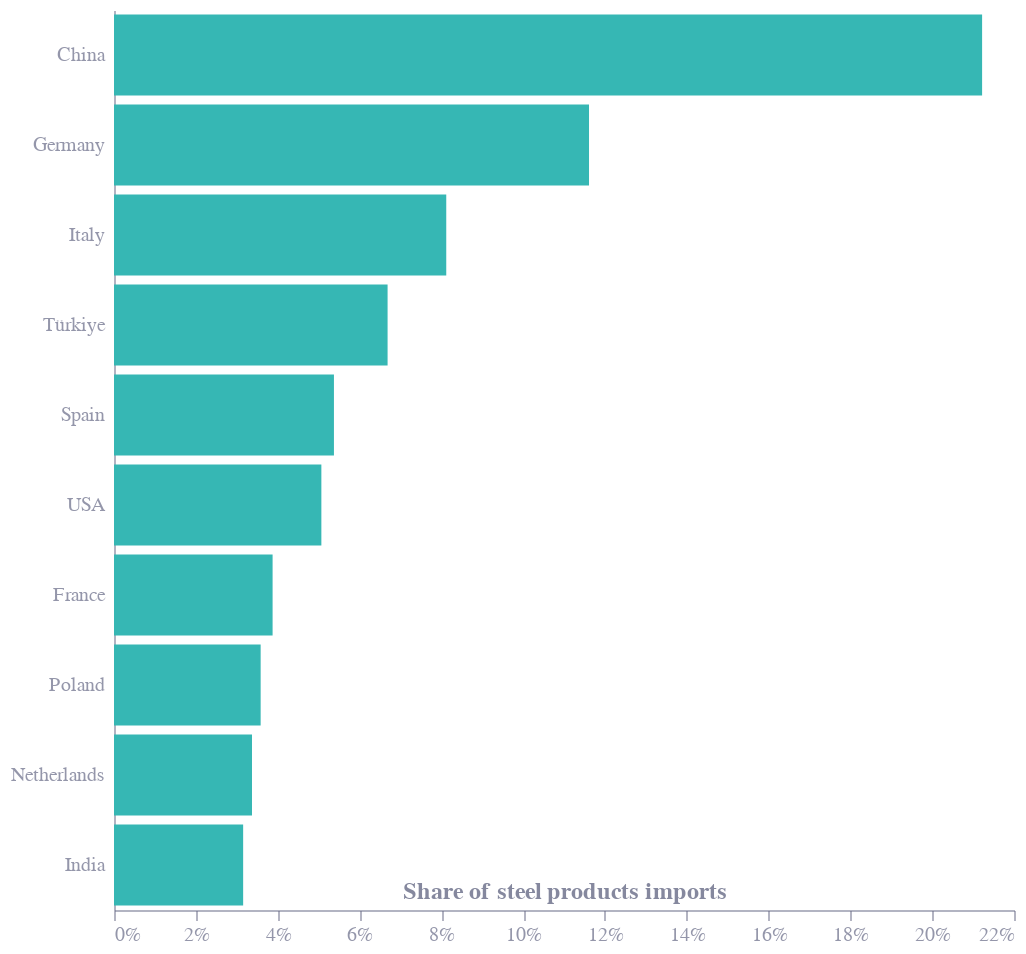

Here is the notebook cell this chart was saved with:
### Code cell
df = pd.read_csv("import_share.csv")
df

chart = alt.Chart(df).mark_bar(color="#36B7B4").encode(
    x=alt.X('Share:Q', axis=alt.Axis(format='%'), title='Share of steel products imports'),
    y=alt.Y('Country:N', title='', sort='-x', axis=alt.Axis(labelLimit=100000000000)),
    tooltip=[
        {'title': 'Country', 'field': 'Country'},
        {'title': 'Share', 'field': 'Share', 'format': '.2%'}
    ]
).properties(
    width=450,
    height=450
)

chart.save("import_share.png", scale_factor=2.0)
chart.save("import_share.json")

chart

### Figure 1 — Vega-Lite specification as saved in the notebook (floating-point values rounded to 4 significant figures)
{"config": {"font": "Circular Std", "mark": {"line": {"interpolate": "monotone"}}, "view": {"stroke": "transparent", "width": 400, "height": 300}, "range": {"category": ["#36B7B4", "#E6224B", "#F4C245", "#0063AF", "#00A767", "#179FDB", "#EB5C2E"], "diverging": ["#E6224B", "#E54753", "#C9C9C9", "#179FDB", "#122B39"], "heatmap": ["#C9C9C9", "#179FDB", "#0063AF", "#122B39"], "ordinal": ["#00A767", "#36B7B4", "#179FDB", "#0063AF", "#243B5A"]}, "axisX": {"domainColor": "#676A86", "domainOpacity": 0.5, "grid": false, "labelAngle": 0, "labelColor": "#676A86", "labelOpacity": 0.7, "orient": "bottom", "tickColor": "#676A86", "tickCount": 10, "tickOpacity": 0.5, "title": false, "titleAlign": "center", "titleAnchor": "middle", "titleColor": "#676A86", "titleFontSize": 12, "titleOpacity": 0.8, "titleY": -15}, "axisY": {"domainColor": "#676A86", "domainOpacity": 0.5, "gridColor": "#676A86", "gridDash": [1, 5], "gridOpacity": 0.5, "labelColor": "#676A86", "labelOpacity": 0.7, "labelPadding": 5, "tickColor": "#676A86", "tickCount": 8, "tickOpacity": 0.5, "ticks": false, "titleAlign": "left", "titleAngle": 0, "titleBaseline": "bottom", "titleColor": "#676A86", "titleFontSize": 12, "titleOpacity": 0.8, "titleX": 0, "titleY": -7}}, "data": {"name": "data-2d32e5197faf37216f6d8cbce2f10225"}, "mark": {"type": "bar", "color": "#36B7B4"}, "encoding": {"tooltip": [{"field": "Country", "title": "Country"}, {"field": "Share", "format": ".2%", "title": "Share"}], "x": {"axis": {"format": "%"}, "field": "Share", "title": "Share of steel products imports", "type": "quantitative"}, "y": {"axis": {"labelLimit": 100000000000}, "field": "Country", "sort": "-x", "title": "", "type": "nominal"}}, "height": 450, "width": 450, "$schema": "https://vega.github.io/schema/vega-lite/v5.8.0.json", "datasets": {"data-2d32e5197faf37216f6d8cbce2f10225": [{"Country": "China", "Share": 0.2122}, {"Country": "Germany", "Share": 0.1161}, {"Country": "Italy", "Share": 0.08122}, {"Country": "Türkiye", "Share": 0.06688}, {"Country": "Spain", "Share": 0.05376}, {"Country": "USA", "Share": 0.05069}, {"Country": "France", "Share": 0.03877}, {"Country": "Poland", "Share": 0.03585}, {"Country": "Netherlands", "Share": 0.03373}, {"Country": "India", "Share": 0.03157}]}}
